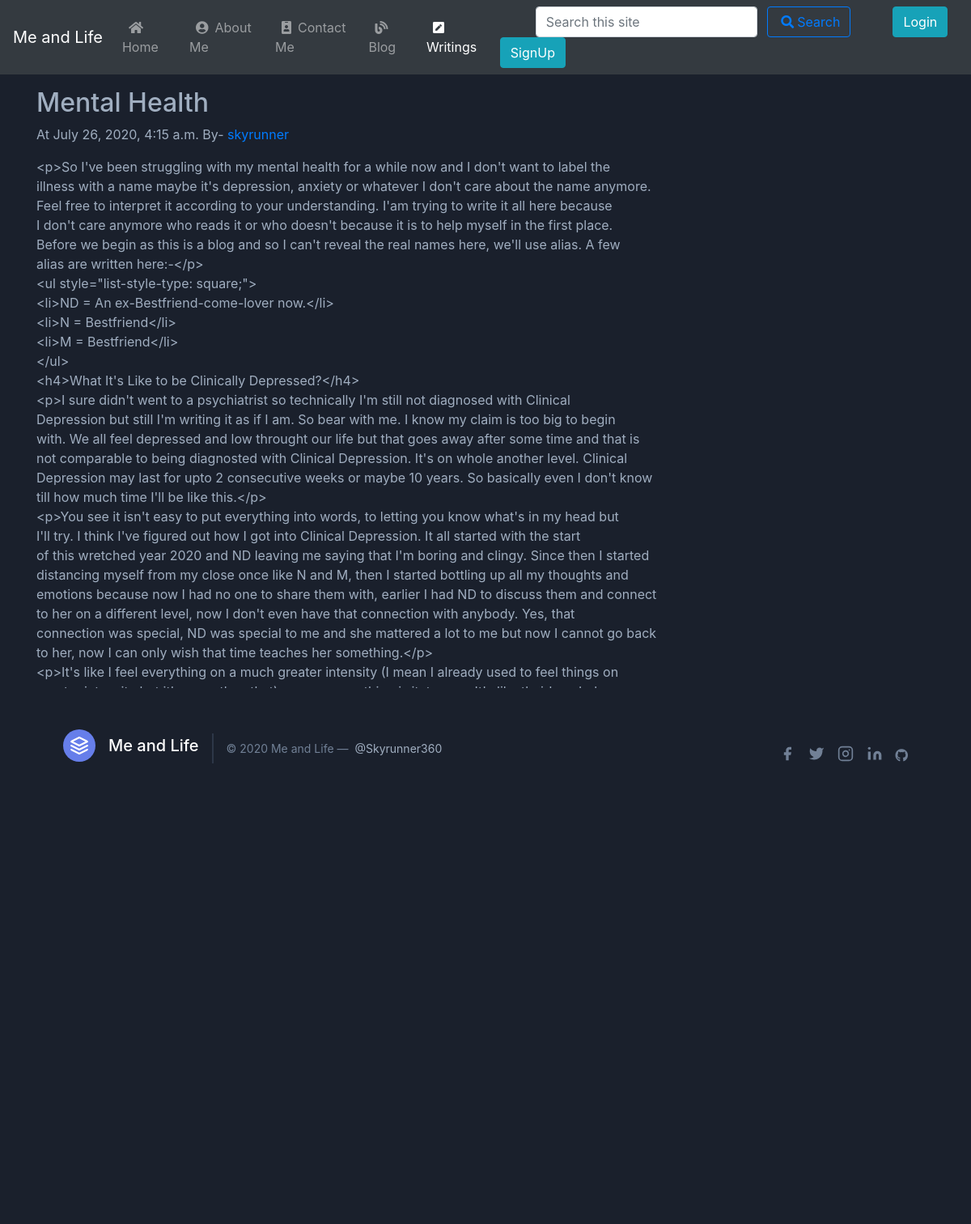
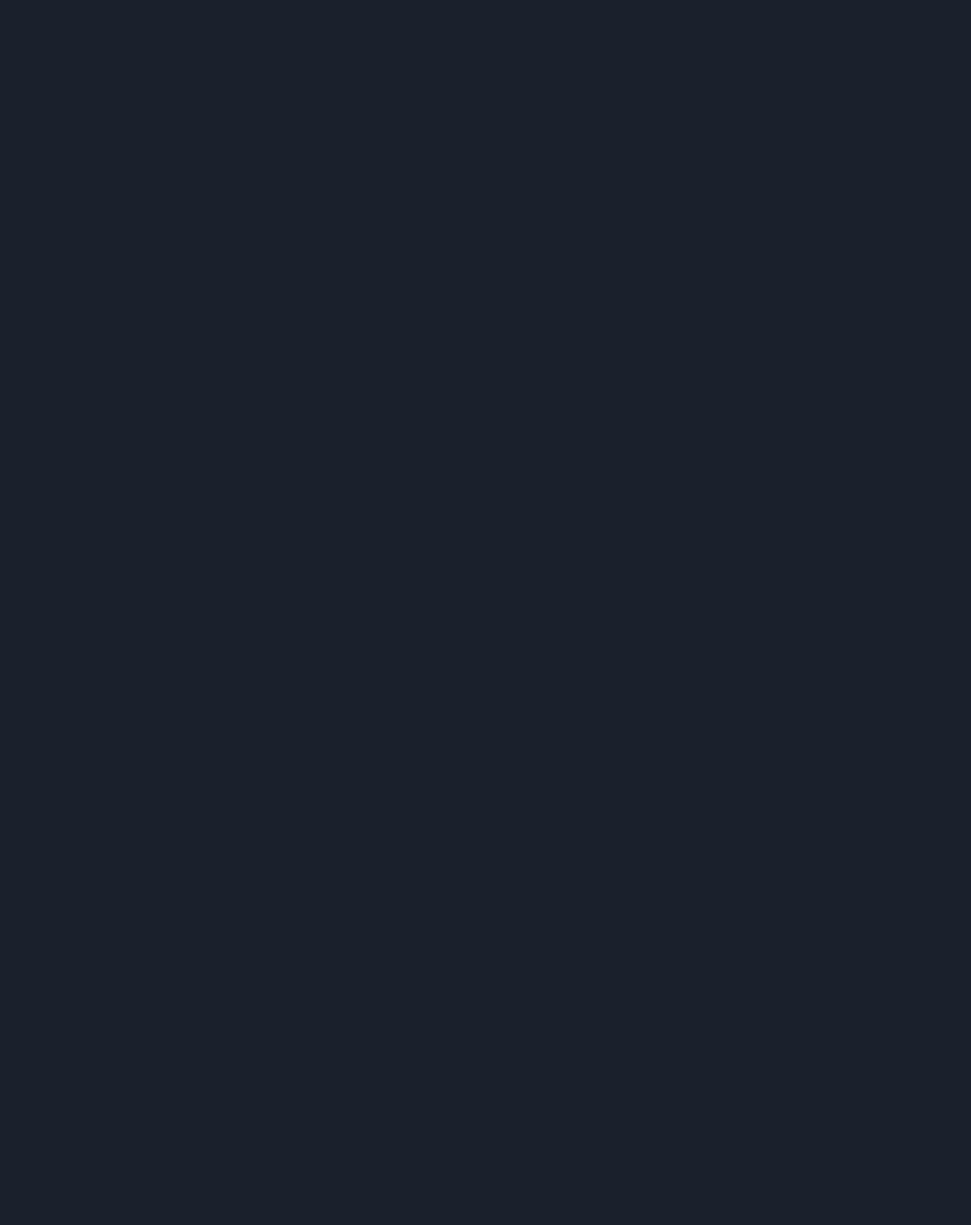
/writings/mental-health, run on the app's committed database (2 pictures, top to bottom).
### writings/models.py (models this page shows, shortened)
class Writing(models.Model):
    sno= models.AutoField(primary_key=True)
    title = models.CharField(max_length=200)
    content = models.TextField()
    views = models.IntegerField(default=0)
    category = models.CharField(max_length=13)
    author = models.CharField(max_length=100)
    slug = models.CharField(max_length=150,default=" ")
    timeStamp = models.DateTimeField(blank=True)
    img = models.ImageField(upload_to="writings/", blank=True)

### writings/views.py (the view)
# urls.py: path('<str:slug>', views.wPost, name="wPost"),
def wPost(request,slug):
    w = Writing.objects.filter(slug=slug).first()
    w.views = w.views+1
    w.save()
    comments = WComment.objects.filter(wpost=w, parent=None)
    replies = WComment.objects.filter(wpost=w).exclude(parent=None)
    replyDict = {}
    for reply in replies:
        if reply.parent.sno not in replyDict.keys():
            replyDict[reply.parent.sno] = [reply]
        else:
            replyDict[reply.parent.sno].append(reply)
    context = {'writings': w,'comments': comments,'user' : request.user,'replyDict' : replyDict}
    return render(request,'writings/wPost.html', context)

### templates/writings/wPost.html (shortened to what this page needs)
{% extends 'base.html' %}
{% block writingactive %}active
{% endblock writingactive %}
{% block body %}
{% load extras %}
<div class="text-gray-500 bg-gray-900 body-font pad">
<div class="blog-post container py-3">
<h2 class="blog-post-title" data-aos="fade-up"  data-aos-duration="3000">{{writings.title}}</h2>
<p class="blog-post-meta">At {{writings.timeStamp}} By- <a href="/about">{{writings.author}}</a></p>
<div class="text-gray-500" data-aos="fade-down"  data-aos-duration="3000">{{writings.content|wordwrap:100|linebreaks|safe}}</div>
<div class="container">
    <div class="fb-like my-2 text-gray-500 bg-gray-900 body-font" data-href="http://skyrunner360.pythonanywhere.com" data-width="" data-layout="standard" data-action="like" data-size="small" data-share="true"></div><br>
    <h2>Comments ({{comments.count}})</h2>
    <div class="my-2">
    {% if user.is_authenticated %}
     <form action="/writings/postComment" method="post">{% csrf_token %}
  <div class="form-group">
    <label for="comment">Post Comment</label>
    <input type="text" class="form-control" name="comment" placeholder ="Add a Comment">
  </div>
  <div class="form-group form-check">
    <input type="hidden" name="wSno" value="{{writings.sno}}">
    <input type="hidden" name="parentSno" value="">
  </div>
  <button type="submit" class="btn btn-secondary" value="submit">Comment</button>
</form>
    {% else %}
    <p>Please Login to post a Comment</p>
    {% endif %}
    </div>
{% for comment in comments %}
{% load humanize %}
{% endfor %}
</div>
</div>
</div>
{% endblock body %}

### data on the page
Writing: title "Mental Health", timeStamp "July 26, 2020, 4:15 a.m.", author "skyrunner", content "<p>So I've been struggling with my mental health for a while now and I don't want to label the illness with a name maybe it's depression, anxiety or whatever I don't care about the name anymore. Feel free to interpret it according to your understanding. I'am trying to write it all here because I don't care anymore who reads it or who doesn't because it is to help myself in the first place. Before we begin as this is a blog and so I can't reveal the real names here, we'll use alias. A few alias are written here:-</p> <ul style=\"list-style-type: square;\"> <li>ND = An ex-Bestfriend-come-lover now.</li> <li>N = Bestfriend</li> <li>M = Bestfriend</li> </ul> <h4>What It's Like to be Clinically…"
